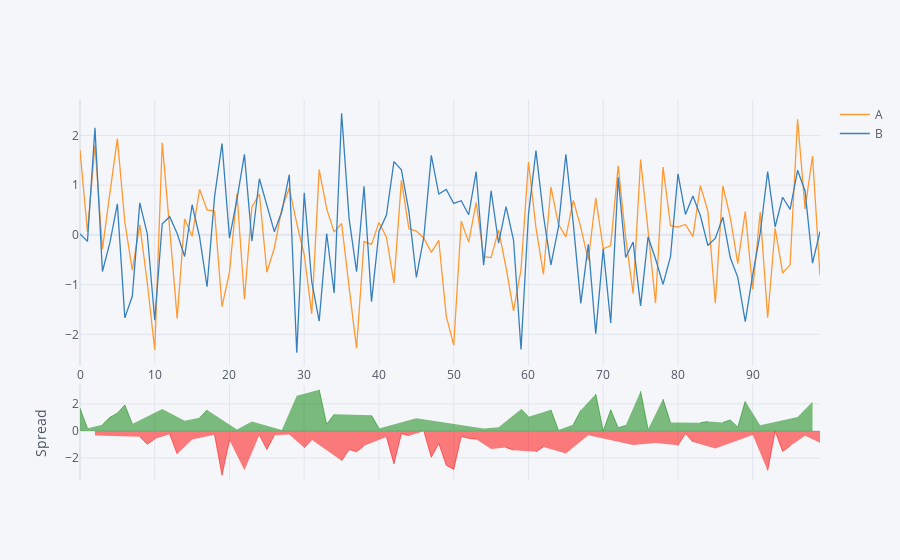

Here is the notebook cell this chart was saved with:
### Markdown cell above
# Spread

### Code cell
df[['A','B']].iplot(kind = 'spread')
